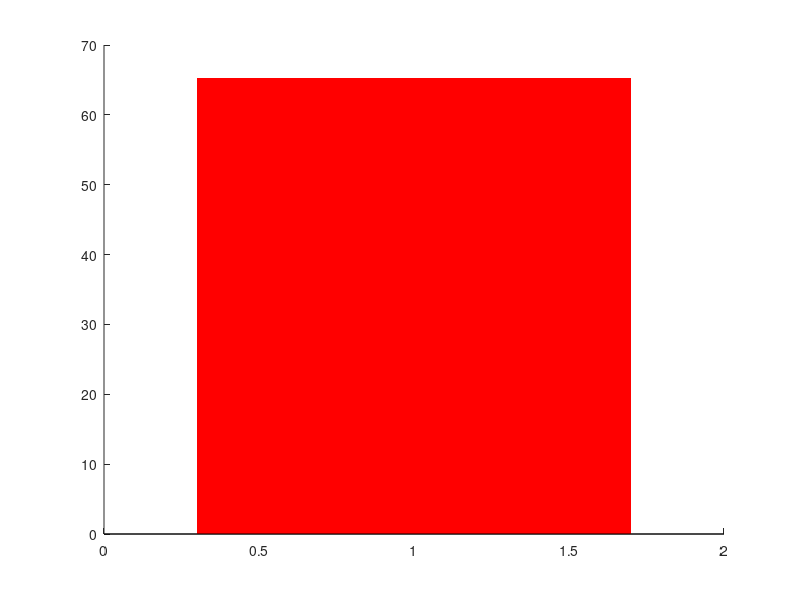

Here is the MATLAB script that generated this plot: (Note: this script raises an error after producing the figure.)
%%%%%%%%%%%%%%%%%%%%%%%%%%%%%%%%%%%%%%%%%%%%%%%%%%%%%%%%%%%%%%%%%%%%%%%%%%%%%
% Figure 2 % Jiwon Park % 2023/09/21
% Figure 2A: Comparison of Beliefs about the risks of smoking
%
% 1. perceived risk of direct smoking
% 2. perceived risk of second-hand smoking 
% 3. perceived risk of direct smoking, afffecting their own health 

% Figure 2B: Correlation b/w Beliefs about the risks of smoking and infection
% 1. risk of direct smoking ~ infection 
% 2. risk of second-hand smoking ~ infection
%%%%%%%%%%%%%%%%%%%%%%%%%%%%%%%%%%%%%%%%%%%%%%%%%%%%%%%%%%%%%%%%%%%%%%%%%%%%%

clear; clc;
load gitHub_Sample1.mat

% smoking status 
subjS=find(Sample1_smoking_StatusS==1);
subjPS=find(Sample1_smoking_StatusPS==1);
subjNS=find(Sample1_smoking_StatusNS==1);


%% %%%%%%%%%%%%%%%%%%%%%%%%%%%%%%%%%%%%%%%%%%%%%%%%%%%%%%%%%%%%%%%%%%
%% Figure 2A: Comparison of Beliefs about the risks of smoking
%%%%%%%%%%%%%%%%%%%%%%%%%%%%%%%%%%%%%%%%%%%%%%%%%%%%%%%%%%%%%%%%%%%%

direct=Sample1_smoking_perceivedRiskOfDirectSmoking;
indirect=Sample1_smoking_perceivedRiskOfSecondHandSmoking;
self=Sample1_smoking_perceivedRiskOfDirectSmokingSelf;
infection=Sample1_covid_PerceivedRiskOfBeingInfected;

data_avg_direct_t1=[mean(direct(subjS)) mean(direct(subjPS)) mean(direct(subjNS))]
sem_avg_direct_t1=[std(direct(subjS))/sqrt(length(subjS)) std(direct(subjPS))/sqrt(length(subjPS)) std(direct(subjNS))/sqrt(length(subjNS))]
data_avg_indirect_t1=[mean(indirect(subjS)) mean(indirect(subjPS)) mean(indirect(subjNS))]
sem_avg_indirect_t1=[std(indirect(subjS))/sqrt(length(subjS)) std(indirect(subjPS))/sqrt(length(subjPS)) std(indirect(subjNS))/sqrt(length(subjNS))]
data_avg_self_t1=[mean(self(subjS)) mean(self(subjPS))]
sem_avg_self_t1=[std(self(subjS))/sqrt(length(subjS)) std(self(subjPS))/sqrt(length(subjPS))]
data_avg_infectionGeneral_t1=[mean(mean(infection(subjS),2)) mean(mean(infection(subjPS),2)) mean(mean(infection(subjNS),2))]
sem_avg_infectionGeneral_t1=[std(mean(infection(subjS),2))/sqrt(length(subjS)) std(mean(infection(subjPS),2))/sqrt(length(subjPS)) std(mean(infection(subjNS),2))/sqrt(length(subjNS))]


%% perceived risk of direct smoking
c={'r','b','k'};
figure('color','w'); hold on;
count=0;
for idx=1:3
    count=count+1;
    bar(idx, data_avg_direct_t1(count),'facecolor',c{count},'edgecolor','none','barwidth',0.7);
    errorbar(idx, data_avg_direct_t1(count), sem_avg_direct_t1(count),'linewidth',2, 'color','k');
end
xticks(1:3); xticklabels({'S','PS','NS'});
ylim([0 100]); ylabel('Perceived risk of smoking');
yticks(0:20:100)
set(gca,'linewidth',2,'fontsize',18);

%% perceived risk of second-hand smoking
c={'r','b','k'};
figure('color','w'); hold on;
count=0;
for idx=1:3
    count=count+1;
    bar(idx, data_avg_indirect_t1(count),'facecolor',c{count},'edgecolor','none','barwidth',0.7);
    errorbar(idx, data_avg_indirect_t1(count), sem_avg_indirect_t1(count),'linewidth',2, 'color','k');
end
xticks(1:3); xticklabels({'S','PS','NS'});
ylim([0 100]); ylabel('Perceived risk of smoking');
yticks(0:20:100)
set(gca,'linewidth',2,'fontsize',18);

%% direct; affecting their own health
c={'r','b','k'};
figure('color','w'); hold on;
count=0;
for idx=1:2
    count=count+1;
    bar(idx, data_avg_self_t1(count),'facecolor',c{count},'edgecolor','none','barwidth',0.7);
    errorbar(idx, data_avg_self_t1(count), sem_avg_self_t1(count),'linewidth',2, 'color','k');
end
xticks(1:2); xticklabels({'S','PS'});
ylim([0 100]); ylabel('Perceived risk of smoking; self');
yticks(0:20:100)
set(gca,'linewidth',2,'fontsize',18);


%% %%%%%%%%%%%%%%%%%%%%%%%%%%%%%%%%%%%%%%%%%%%%%%%%%%%%%%%%%%%%%%%%%%
%% Figure 2B: Correlation b/w Beliefs about the risks of smoking and infection
%%%%%%%%%%%%%%%%%%%%%%%%%%%%%%%%%%%%%%%%%%%%%%%%%%%%%%%%%%%%%%%%%%%%
clc;
s=subjPS; % S or PS or NS 
x=self(s); % direct or indirect or self 
y=Sample1_covid_PerceivedRiskOfBeingInfected(s);

figure('color','w'); hold on;
plot(x, y, '.','markersize',20,'color',[0.7 0.7 0.7])
[r p]=corr(x,y,'type','Pearson')

c=[0.7 0.7 0.7];
c='r';
xaxis_=[0 100];

stats=regstats(y, x); b0=stats.beta(1); b1=stats.beta(2);
xx= linspace(xaxis_(1),xaxis_(2), 2); % Adapt n for resolution of graph
yy= b0+b1*xx;
plot(xx,yy,'linewidth',8,'color',c);
set(gca,'linewidth',2,'fontsize',18);


%% %%%%%%%%%%%%%%%%%%%%%%%%%%%%%%%%%%%%%%%%%%%%%%%%%%%%%%%%%%%%%%%%%%
%% Correlation b/w Beliefs about the risks of direct and second-hand smoking
%%%%%%%%%%%%%%%%%%%%%%%%%%%%%%%%%%%%%%%%%%%%%%%%%%%%%%%%%%%%%%%%%%%%
clc;
s=subjNS; % S or PS or NS 
x=direct(s); % direct or indirect 
y=indirect(s);
[r p]=corr(x,y,'type','Pearson')


s=subjPS; % S or PS or NS 
x=direct(s); % direct or indirect 
y=indirect(s);
[r p]=corr(x,y,'type','Pearson')


s=subjS; % S or PS or NS 
x=direct(s); % direct or indirect 
y=indirect(s);
[r p]=corr(x,y,'type','Pearson')


%% correlation test
% [p, z, za, zb] = corr_rtest(ra, rb, na, nb) 

% comparison of two correlation coefficients
% 
% input: ra, rb: r-values of correlation coefficient
%        na, nb: the number of datas
%
% ouput: p(1): pvalue of one-tailed test
%        p(2): pvalue of two-tailed test
%        za, zb: z transformed value of ra, rb
%

% comparison of two correlation coefficient 
% inspired from r.test() of Rlang
% cite: https://www.mathworks.com/matlabcentral/fileexchange/61398-comparison-test-of-two-correlation-coefficient-corr_rtest-ra-rb-na-nb
% using Fisher Z-transformation (https://www.statisticshowto.com/fisher-z/)


smokingBelief=direct;

avg_infection=mean(infection,2);
[DrS,DpS]=corr(smokingBelief(subjS),avg_infection(subjS))
[DrPS, DpPS]=corr(smokingBelief(subjPS),avg_infection(subjPS))
[DrNS, DpNS]=corr(smokingBelief(subjNS),avg_infection(subjNS))

clc;[p, z, za, zb] = corr_rtest(DrS, DrPS, length(subjS), length(subjPS)) 
clc;[p, z, za, zb] = corr_rtest(DrS, DrNS, length(subjS), length(subjNS)) 
clc;[p, z, za, zb] = corr_rtest(DrPS, DrNS, length(subjPS), length(subjNS)) 

%%
smokingBelief=indirect;

disp('-----------------------');
avg_infection=mean(infection,2);
[IDrS,IDpS]=corr(smokingBelief(subjS),avg_infection(subjS))
[IDrPS, IDpPS]=corr(smokingBelief(subjPS),avg_infection(subjPS))
[IDrNS, IDpNS]=corr(smokingBelief(subjNS),avg_infection(subjNS))

clc;[p, z, za, zb] = corr_rtest(IDrS, IDrPS, length(subjS), length(subjPS)) 
clc;[p, z, za, zb] = corr_rtest(IDrS, IDrNS, length(subjS), length(subjNS)) 
clc;[p, z, za, zb] = corr_rtest(IDrPS, IDrNS, length(subjPS), length(subjNS)) 


%%
clc;[p, z, za, zb] = corr_rtest(DrS, IDrS, length(subjS), length(subjS)) 
clc;[p, z, za, zb] = corr_rtest(DrPS, IDrPS, length(subjPS), length(subjPS)) 
clc;[p, z, za, zb] = corr_rtest(DrNS, IDrNS, length(subjNS), length(subjNS)) 
